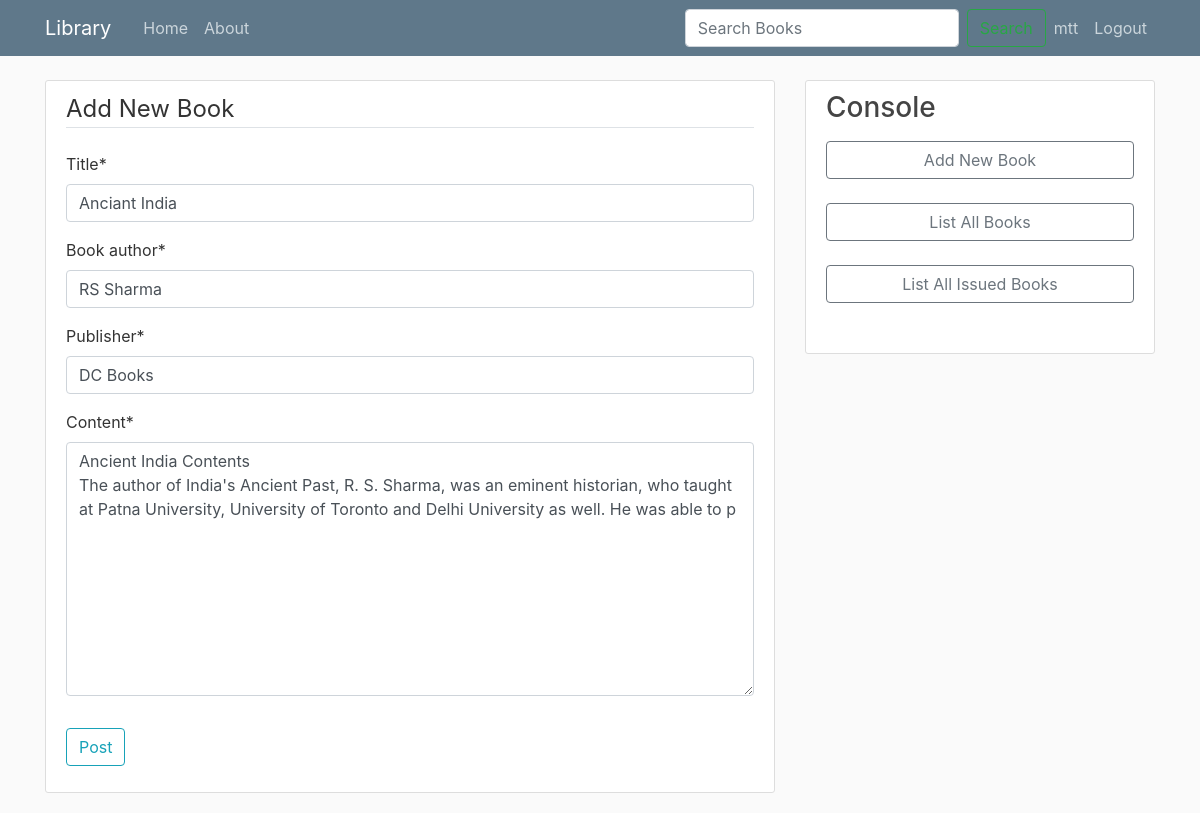
Page /post/6/update/ (signed in) on the committed database.
### blog/models.py (models this page shows, shortened)
class Post(models.Model):
    title = models.CharField(max_length=100)
    book_author = models.CharField(default="",max_length=100)
    publisher = models.CharField(default="",max_length=100)
    content = models.TextField(max_length=500)
    date_posted = models.DateTimeField(default=timezone.now)
    author = models.ForeignKey(User, on_delete=models.CASCADE)
    issued = models.BooleanField(default=False)
    issued_to = models.CharField(default="",max_length=100,null=False)
    issue_to_phone_number = models.CharField(default="",max_length=10)
    issued_on = models.DateTimeField(null=True, blank=True, verbose_name='Issued on')

### blog/views.py (the view, shortened to what this page needs)
# urls.py: path('post/<int:pk>/update/',PostUpdateView.as_view(), name='post-update'),
class PostUpdateView(LoginRequiredMixin,UserPassesTestMixin,UpdateView):
    model = Post
    fields = ['title','book_author','publisher','content']
    def test_func(self):
        post = self.get_object()
        if self.request.user == post.author:
            return True
        else:
            return False

### templates/blog/post_form.html (shortened to what this page needs)
{% extends "blog/base.html" %}
{% load crispy_forms_tags %}
{% block content %}
  <div class="content-section">
    <form method="post">
      <fieldset class="form-group">
        <legend class="border-bottom mb-4">Add New Book</legend>
        {{ form|crispy }}
      </fieldset>
      <div class="form-group">
          <button class="btn btn-outline-info" type="submit" name="button">Post</button>
      </div>
    </form>
  </div>
{% endblock %}

### templates/blog/base.html (shortened to what this page needs)
{% load static %}
<!DOCTYPE html>
<html lang="en" dir="ltr">
  <head>
    <link rel="stylesheet" href="https://stackpath.bootstrapcdn.com/bootstrap/4.3.1/css/bootstrap.min.css">
    <link rel="stylesheet" type="text/css" href="{% static 'blog/main.css' %}">
  </head>
  <body>
    <header class="site-header">
      <nav class="navbar navbar-expand-md navbar-dark bg-steel fixed-top">
        <div class="container">
          <a class="navbar-brand mr-4" href="{% url 'blog-home' %}">Library</a>
          <div class="collapse navbar-collapse" id="navbarToggle">
            <div class="navbar-nav mr-auto">
              <a class="nav-item nav-link" href="{% url 'blog-home' %}">Home</a>
              <a class="nav-item nav-link" href="{% url 'blog-about' %}">About</a>
            </div>
            <form class="form-inline" method="GET" action="{% url 'search-books' %}">
              <input class="form-control mr-md-2" type="search" name="q" placeholder="Search Books" value="{{ request.GET.q }}" aria-label="Search">
              <button class="btn btn-outline-success my-2 my-sm-0" type="submit">Search</button>
            </form>
            <div class="navbar-nav">
              {% if user.is_authenticated %}
                <a class="nav-item nav-link" href="{% url 'profile' %}">{{ user.username }}</a>
                <a class="nav-item nav-link" href="{% url 'logout' %}">Logout</a>
              {% else %}
                <a class="nav-item nav-link" href="{% url 'login' %}">Login</a>
                <a class="nav-item nav-link" href="{% url 'register' %}">Register</a>
              {% endif %}
            </div>
          </div>
        </div>
      </nav>
    </header>
    <main role="main" class="container">
      <div class="row">
        <div class="col-md-8">
          {% block content %}{% endblock %}
        </div>
        {% if user.is_authenticated %}
          <div class="col-md-4">
            <div class="content-section">
              <h3>Console</h3>
              <p class='text-muted'>
                <ul class="list-group">
                  <a class="btn btn-outline-secondary" href="{% url 'post-create' %}">Add New Book</a> <br>
                  <a class="btn btn-outline-secondary" href="{% url 'all-books' %}">List All Books</a> <br>
                  <a class="btn btn-outline-secondary" href="{% url 'issued-books' %}">List All Issued Books</a> <br>
                </ul>
              </p>
            </div>
          </div>
        {% endif %}
      </div>
    </main>
  </body>
</html>

### static/blog/main.css (style rules this page uses)
body { background: #fafafa; color: #333333; margin-top: 5rem; }
h1, h2, h3, h4, h5, h6 { color: #444444; }
ul { margin: 0; }
.bg-steel { background-color: #5f788a; }
.site-header .navbar-nav .nav-link { color: #cbd5db; }
.content-section { background: #ffffff; padding: 10px 20px; border: 1px solid #dddddd; border-radius: 3px; margin-bottom: 20px; }

### rows in the picture
Post: title "Anciant India", book_author "RS Sharma", publisher "DC Books", content "Ancient India Contents The author of India's Ancient Past, R. S. Sharma, was an eminent historian, who taught at Patna University, University of Toronto and Delhi University as well. He was able to p"

### other values in the picture
{{ user.username }} "mtt"
